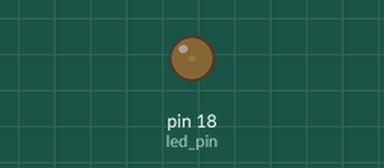
The program below on a simulated Raspberry Pi (header pin numbers). On the bench: output pins drawn as LEDs (lit = HIGH).

Above: at 0.05 s.
At 0.9 s:
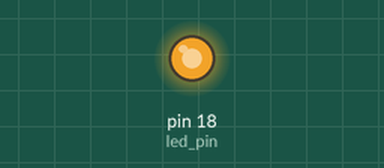
At 1.35 s:
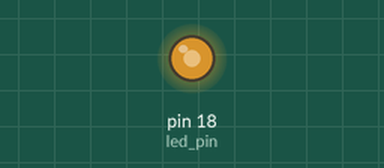
At 1.75 s:
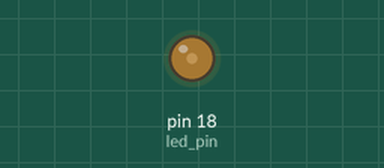
Timing chart, 0 to 4.6 s (numbered marks = the images above):
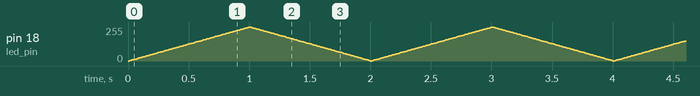

The program:

LED_PWM.py
```python
import RPi.GPIO as GPIO
import time

GPIO.setwarnings(False)

led_pin = 18

GPIO.setmode(GPIO.BOARD)
GPIO.setup(led_pin, GPIO.OUT)
pwm = GPIO.PWM(led_pin, 50)
pwm.start(0)

while True:

    for i in range(100):
        pwm.ChangeDutyCycle(i)
        time.sleep(0.01)

    for i in range(100, 0, -1):
        pwm.ChangeDutyCycle(i)
        time.sleep(0.01)
```
